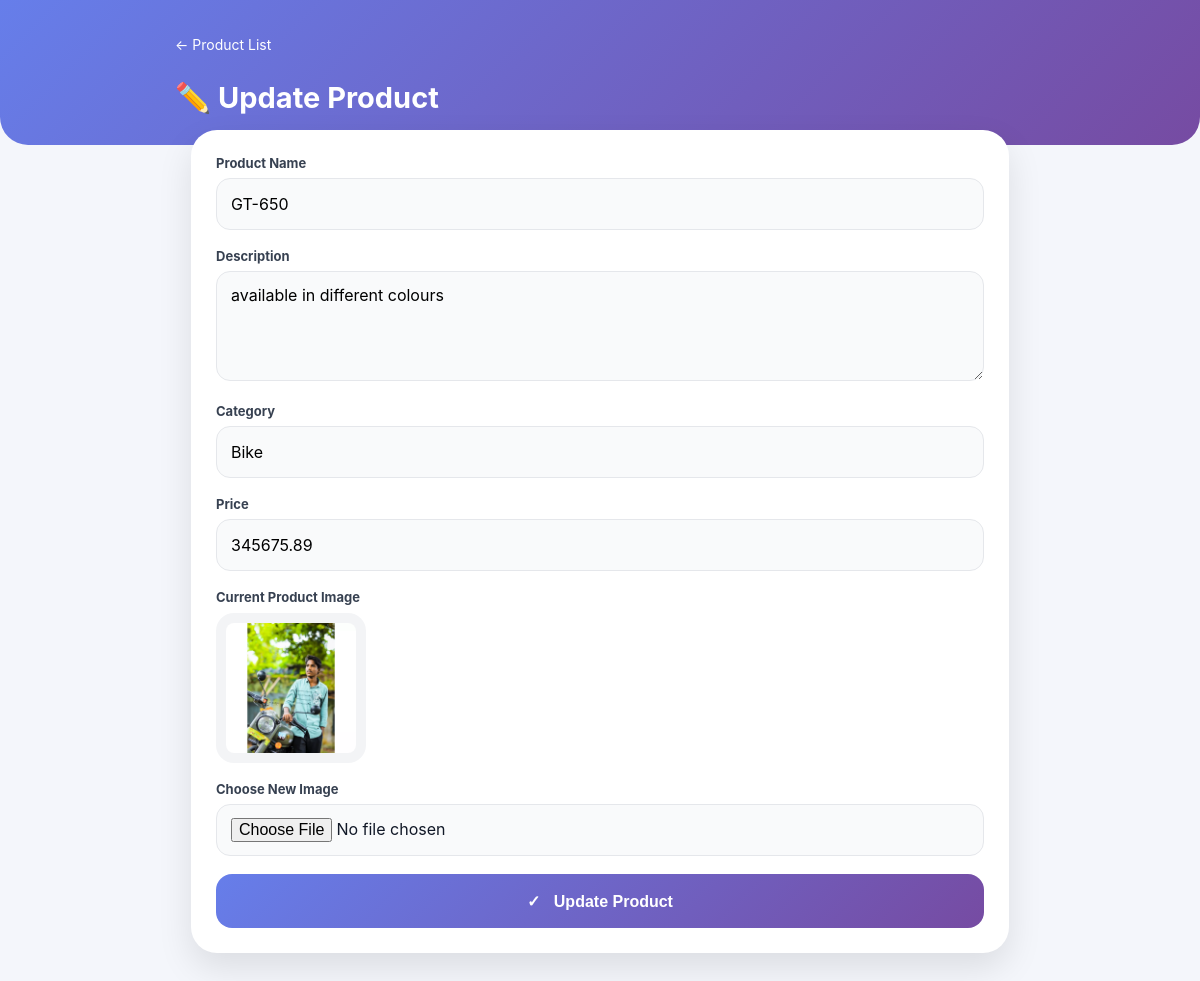
The page /admin/update-item/1 (signed in) on the database its author committed.
### tables this page shows
CREATE TABLE products (product_id INTEGER PRIMARY KEY AUTOINCREMENT, name TEXT NOT NULL, description TEXT, category TEXT, price REAL NOT NULL, image TEXT);

### app.py (the view, shortened to what this page needs)
@app.route("/admin/update-item/<int:item_id>", methods=["GET", "POST"])
@admin_required
def update_item(item_id):
    with get_db_connection() as conn:
        product = conn.execute("SELECT * FROM products WHERE product_id=?", (item_id,)).fetchone()
        if not product:
            flash("Product not found!", "danger")
            return redirect(url_for("admin_item_list"))
        if request.method == "GET":
            return render_template("admin/update_item.html", product=product)
    if filename != product["image"]:
        delete_image(app.config["UPLOAD_FOLDER"], product["image"])
    flash("Product updated successfully!", "success")
    return redirect(url_for("admin_item_list"))

### app.py (called while the page is built)
def database_path() -> str:
    configured = Path(str(config.DB_NAME)).expanduser()
    return str(configured if configured.exists() else BASE_DIR / "smartcart.db")

def get_db_connection() -> sqlite3.Connection:
    conn = sqlite3.connect(database_path())
    conn.row_factory = sqlite3.Row
    conn.execute("PRAGMA foreign_keys = ON")
    return conn

def admin_required(view):
    @wraps(view)
    def wrapped(*args, **kwargs):
        if "admin_id" not in session:
            flash("Please login first!", "danger")
            return redirect(url_for("admin_login"))
        return view(*args, **kwargs)
    return wrapped

### templates/admin/update_item.html (shortened to what this page needs)
<!DOCTYPE html>
<html lang="en">
<head>
</head>
<body>
<div class="header">
    <div class="header-inner">
        <a href="/admin/item-list" class="back">
            ← Product List
        </a>
        <h1>✏️ Update Product</h1>
    </div>
</div>
<div class="content">
    <div class="card">
        <form method="POST"
              action="/admin/update-item/{{ product.product_id }}"
              enctype="multipart/form-data">
            <div class="field">
                <label>Product Name</label>
                <input type="text"
                       name="name"
                       value="{{ product.name }}"
                       required>
            </div>
            <div class="field">
                <label>Description</label>
                <textarea name="description"
                          required>{{ product.description }}</textarea>
            </div>
            <div class="field">
                <label>Category</label>
                <input type="text"
                       name="category"
                       value="{{ product.category }}"
                       required>
            </div>
            <div class="field">
                <label>Price</label>
                <input type="number"
                       step="0.01"
                       name="price"
                       value="{{ product.price }}"
                       required>
            </div>
            <div class="field">
                <label>Current Product Image</label>
                <img class="old-image"
                     src="/static/uploads/product_images/{{ product.image }}"
                     alt="{{ product.name }}">
            </div>
            <div class="field">
                <label>Choose New Image</label>
                <input type="file"
                       name="image"
                       accept="image/*">
            </div>
            <button class="submit"
                    type="submit">
                ✓ &nbsp; Update Product
            </button>
        </form>
    </div>
</div>
</body>
</html>

### templates/admin/update_item.html (style rules this page uses)
* { margin: 0; padding: 0; box-sizing: border-box; }
body { min-height: 100vh; font-family: -apple-system, BlinkMacSystemFont, "Segoe UI", Arial, sans-serif; background: #f4f6fb; color: #111827; }
.header { padding: 22px 18px 30px; background: linear-gradient(135deg,#667eea,#764ba2); color: white; border-radius: 0 0 28px 28px; }
.header-inner { max-width: 850px; margin: auto; }
.back { color: white; text-decoration: none; min-height: 44px; display: inline-flex; align-items: center; font-size: 14px; margin-bottom: 14px; }
h1 { font-size: 29px; }
.content { max-width: 850px; margin: -15px auto 30px; padding: 0 16px; }
.card { background: white; border-radius: 26px; padding: 25px; box-shadow: 0 15px 35px rgba(0,0,0,.10); }
.field { margin-bottom: 18px; }
label { display: block; margin-bottom: 7px; font-size: 13px; font-weight: 700; color: #374151; }
input, textarea { width: 100%; border: 1px solid #e5e7eb; border-radius: 14px; padding: 13px 14px; background: #f9fafb; font-family: inherit; font-size: 16px; outline: none; }
input { height: 52px; }
textarea { min-height: 110px; resize: vertical; }
.old-image { width: 150px; height: 150px; object-fit: contain; border-radius: 18px; padding: 10px; background: #f3f4f6; display: block; margin-top: 8px; }
.submit { width: 100%; min-height: 54px; border: none; border-radius: 16px; background: linear-gradient(135deg,#667eea,#764ba2); color: white; font-size: 16px; font-weight: 800; cursor: pointer; }

### rows shown on the page
products: name "GT-650", description "available in different colours", category "Bike", price "345675.89", image (picture)
